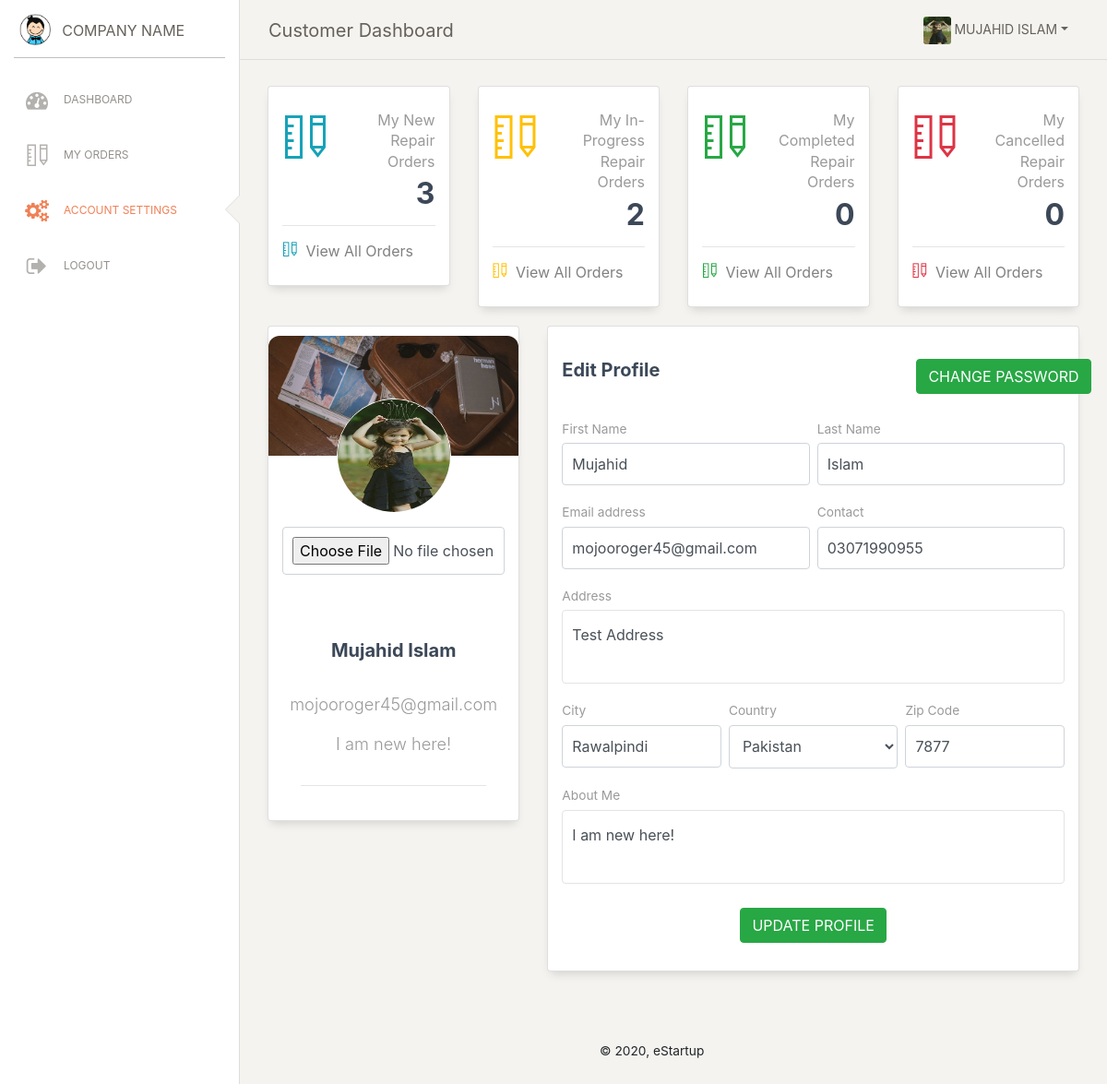
Page /portals/clients/account_settings.php (signed in) on the committed database.
### tables this page shows
CREATE TABLE `accounts_tbl` (
  `account_id` int(10) NOT NULL,
  `email` varchar(100) DEFAULT NULL,
  `password` varchar(50) DEFAULT NULL,
  `role` varchar(20) DEFAULT NULL,
  `status` varchar(20) DEFAULT NULL
);

CREATE TABLE `customers_tbl` (
  `customer_id` varchar(10) DEFAULT NULL,
  `first_name` varchar(50) DEFAULT NULL,
  `last_name` varchar(50) DEFAULT NULL,
  `contact_number` varchar(20) DEFAULT NULL,
  `country` varchar(50) DEFAULT NULL,
  `city` varchar(50) DEFAULT NULL,
  `zip` varchar(10) DEFAULT NULL,
  `address` varchar(1000) DEFAULT NULL,
  `about_me` varchar(1000) DEFAULT NULL,
  `customer_pic` varchar(1000) DEFAULT NULL
);

### portals/clients/account_settings.php (the view, shortened to what this page needs)
<?php
    include_once('ClientMethods.php');
    $obj=new ClientMethods();
?>
<!DOCTYPE html>
<html lang="en">
<head>
    <?php echo $obj->cssLinks(); ?>
</head>
<body class="">
  <div class="wrapper ">
        <?php include_once('includes/side_bar.php'); ?>
    <div class="main-panel">
        <?php include_once('includes/nav_bar.php'); ?>
      <div class="content">
          <?php include_once('includes/uper_bar.php'); ?>
        <form action="ExeFile.php" method="post" enctype="multipart/form-data">
	        <div class="row">
	            <?php
	                $profile_data=$obj->getSingleCustomer();
	            ?>
	            <div class="col-md-4">
		            <div class="card card-user">
		                <div class="image">
		                  <img src="../assets/img/damir-bosnjak.jpg" alt="...">
		                </div>
		                <div class="card-body">
		                  <div class="author">
		                    <a href="#">
		                      <img id="output_image"  onclick="$(#file).click()" class="avatar border-gray" src="<?php echo '../../uploads/'.$profile_data['customer_pic'] ?>"  onerror="this.src='../assets/img/logo-small.png';">
		                    </a>
		                      <input type="file" name="file_field" class="form-control" id="file" accept="image/*" onchange="preview_image(event)" style="display: block; opacity: 20; position: relative;" >
		                    <br>
		                    <h5 class="title"><?php echo $profile_data['first_name'].' '.$profile_data['last_name']; ?></h5>
		                    <p class="description">
		                      <?php echo $profile_data['email']; ?>
		                    </p>
		                  </div>
		                  <p class="description text-center">
		                    <?php echo $profile_data['about_me']; ?>
		                  </p>
		                </div>
		                <div class="card-footer">
		                  <hr>
		                </div>
		            </div>
	            </div>
	            <div class="col-md-8">
		            <div class="card card-user">
		                <div class="card-header">
		                	<div class="row">
			                	<div class="col-md-8">
			                		<h5 class="card-title">Edit Profile</h5>
			                	</div>
			                	<div class="col-md-3">
			                		<a style="color: white;" class="btn btn-success" data-toggle="modal" data-target="#exampleModalCenter">Change Password</a>
			                	</div>
			                </div>
		                </div>
		                <div class="card-body">
		                    <div class="row">
		                      <div class="col-md-6 pr-1">
		                        <div class="form-group">
		                          <label>First Name</label>
		                          <input type="text" name="fname_field" class="form-control" placeholder="enter first name" value="<?php echo $profile_data['first_name']; ?>" required="true">
		                        </div>
		                      </div>
		                      <div class="col-md-6 pl-1">
		                        <div class="form-group">
		                          <label>Last Name</label>
		                          <input type="text" name="lname_field" class="form-control" placeholder="enter last name" value="<?php echo $profile_data['last_name']; ?>" required="true">
		                        </div>
		                      </div>
		                    </div>
		                    <div class="row">
		                      <div class="col-md-6 pr-1">
		                        <div class="form-group">
		                          <label for="exampleInputEmail1">Email address</label>
		                          <input type="email" class="form-control" name="email_field" placeholder="enter email address" value="<?php echo $profile_data['email']; ?>" required="true">
		                        </div>
		                      </div>
		                      <div class="col-md-6 pl-1">
		                        <div class="form-group">
		                          <label for="exampleInputEmail1">Contact</label>
		                          <input type="text" name="contact_field" class="form-control" placeholder="enter contact number" value="<?php echo $profile_data['contact_number']; ?>" required="true">
		                        </div>
		                      </div>
		                    </div>
		                    <div class="row">
		                      <div class="col-md-12">
		                        <div class="form-group">
		                          <label>Address</label>
		                          <textarea class="form-control" required="true" name="address_field" rows="5" placeholder="enter your physical address"><?php echo $profile_data['address']; ?></textarea>
		                        </div>
		                      </div>
		                    </div>
		                    <div class="row">
		                      <div class="col-md-4 pr-1">
		                        <div class="form-group">
		                          <label>City</label>
		                          <input type="text" name="city_field" class="form-control" placeholder="enter city name" value="<?php echo $profile_data['city']; ?>" required="true">
		                        </div>
		                      </div>
		                      <div class="col-md-4 px-1">
		                        <div class="form-group">
		                          <label>Country</label>
		                          <select class="form-control" name="country_field" style="height: 47px;" required="true">
		                            <option value="Pakistan" <?php if($profile_data['country']=='Pakistan'){echo 'selected=selected';} ?>>Pakistan</option>
		                          </select>
		                        </div>
		                      </div>
		                      <div class="col-md-4 pl-1">
		                        <div class="form-group">
		                          <label>Zip Code</label>
		                          <input type="number" name="zip_field" class="form-control" placeholder="enter zip code" value="<?php echo $profile_data['zip']; ?>" required="true">
		                        </div>
		                      </div>
		                    </div>
		                    <div class="row">
		                      <div class="col-md-12">
		                        <div class="form-group">
		                          <label>About Me</label>
		                          <textarea class="form-control" rows="5" name="about_field"><?php echo $profile_data['about_me']; ?></textarea>
		                        </div>
		                      </div>
		                    </div>
			            	<div class="row">
		                      <div class="update ml-auto mr-auto">
		                        <button type="submit" class="btn btn-success btn-round" name="update_customer_btn">Update Profile</button>
		                      </div>
		                    </div>
		                </div>
		            </div>
	            </div>
	        </div>
	    </form>
      </div>
        <?php include_once('includes/footer.php'); ?>
    </div>
  </div>
</body>
</html>

### portals/assets/css/wizard.css (style rules this page uses)
body { background-color: #E5E5E5; color: #3C4858; }
body, h1, h2, h3, h4, h5, h6, .h1, .h2, .h3, .h4 { font-family: "Roboto", "Helvetica", "Arial", sans-serif; font-weight: 300; line-height: 1.5em; }
a { color: #9c27b0; }
* { -webkit-tap-highlight-color: rgba(255, 255, 255, 0); -webkit-tap-highlight-color: transparent; }
.title, .card-title, .wizard-title { font-weight: 700; }
.title, .title a, .card-title, .card-title a, .wizard-title, .wizard-title a { color: #3C4858; text-decoration: none; }
.description, .card-description, .footer-big p { color: #999999; }
.card { background-color: #1e1e25; padding: 10px 0; width: 100%; border-radius: 6px; background: #1e1e25; }
body { background-color: #eeeeee; }
.title { margin-top: 30px; margin-bottom: 25px; min-height: 32px; font-weight: 500; }

### rows in the picture
accounts_tbl: customers_tbl.customer_pic (picture), customers_tbl.first_name "Mujahid", customers_tbl.last_name "Islam", email "mojooroger45@gmail.com", customers_tbl.about_me "I am new here!", fname_field "Mujahid", lname_field "Islam", email_field "mojooroger45@gmail.com", contact_field "03071990955", address_field "Test Address", city_field "Rawalpindi", zip_field "7877", about_field "I am new here!"
customers_tbl: country_field "Pakistan"

### other values in the picture
$_SESSION['logged_in_name'] "MUJAHID ISLAM"
$total_count "3"
$total_count "2"
$total_count "0"
